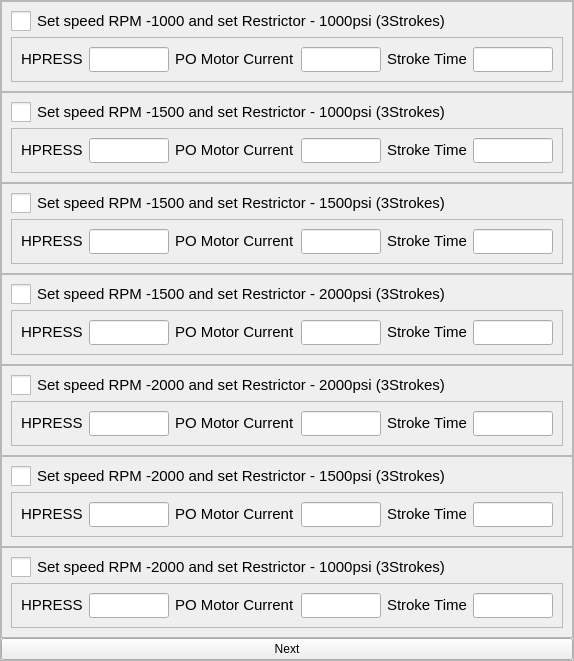
    <widget class="QFrame" name="frame_27">
     <property name="frameShape">
      <enum>QFrame::Shape::StyledPanel</enum>
     </property>
     <property name="frameShadow">
      <enum>QFrame::Shadow::Raised</enum>
     </property>
     <layout class="QVBoxLayout" name="verticalLayout_14">
      <property name="spacing">
       <number>0</number>
      </property>
      <property name="leftMargin">
       <number>0</number>
      </property>
      <property name="topMargin">
       <number>0</number>
      </property>
      <property name="rightMargin">
       <number>0</number>
      </property>
      <property name="bottomMargin">
       <number>0</number>
      </property>
      <item>
       <widget class="QFrame" name="frame_9">
        <property name="frameShape">
         <enum>QFrame::Shape::StyledPanel</enum>
        </property>
        <property name="frameShadow">
         <enum>QFrame::Shadow::Raised</enum>
        </property>
        <layout class="QVBoxLayout" name="verticalLayout_7">
         <item>
          <widget class="QCheckBox" name="checkBox_6">
           <property name="enabled">
            <bool>true</bool>
           </property>
           <property name="styleSheet">
            <string notr="true">QCheckBox {
    font-size: 15px; /* Larger text */
}
QCheckBox::indicator {
    width: 20px; /* Larger checkbox square */
    height: 20px; /* Larger checkbox square */
}</string>
           </property>
           <property name="text">
            <string>Set speed RPM -1000 and set Restrictor - 1000psi (3Strokes)</string>
           </property>
          </widget>
         </item>
         <item>
          <widget class="QFrame" name="frame_15">
           <property name="frameShape">
            <enum>QFrame::Shape::StyledPanel</enum>
           </property>
           <property name="frameShadow">
            <enum>QFrame::Shadow::Raised</enum>
           </property>
           <layout class="QHBoxLayout" name="horizontalLayout_11">
            <item>
             <widget class="QLabel" name="label_19">
              <property name="text">
               <string>&lt;html&gt;&lt;head/&gt;&lt;body&gt;&lt;p&gt;&lt;span style=&quot; font-size:11pt;&quot;&gt;HPRESS&lt;/span&gt;&lt;/p&gt;&lt;/body&gt;&lt;/html&gt;</string>
              </property>
             </widget>
            </item>
            <item>
             <widget class="QLineEdit" name="lineEdit_13">
              <property name="minimumSize">
               <size>
                <width>80</width>
                <height>25</height>
               </size>
              </property>
              <property name="maximumSize">
               <size>
                <width>80</width>
                <height>25</height>
               </size>
              </property>
             </widget>
            </item>
            <item>
             <widget class="QLabel" name="label_20">
              <property name="text">
               <string>&lt;html&gt;&lt;head/&gt;&lt;body&gt;&lt;p&gt;&lt;span style=&quot; font-size:11pt;&quot;&gt;PO Motor Current&lt;/span&gt;&lt;/p&gt;&lt;/body&gt;&lt;/html&gt;</string>
              </property>
             </widget>
            </item>
            <item>
             <widget class="QLineEdit" name="lineEdit_14">
              <property name="minimumSize">
               <size>
                <width>80</width>
                <height>25</height>
               </size>
              </property>
              <property name="maximumSize">
               <size>
                <width>80</width>
                <height>25</height>
               </size>
              </property>
             </widget>
            </item>
            <item>
             <widget class="QLabel" name="label_21">
              <property name="text">
               <string>&lt;html&gt;&lt;head/&gt;&lt;body&gt;&lt;p&gt;&lt;span style=&quot; font-size:11pt;&quot;&gt;Stroke Time&lt;/span&gt;&lt;/p&gt;&lt;/body&gt;&lt;/html&gt;</string>
              </property>
             </widget>
            </item>
            <item>
             <widget class="QLineEdit" name="lineEdit_15">
              <property name="minimumSize">
               <size>
                <width>80</width>
                <height>25</height>
               </size>
              </property>
              <property name="maximumSize">
               <size>
                <width>80</width>
                <height>25</height>
               </size>
              </property>
             </widget>
            </item>
           </layout>
          </widget>
         </item>
        </layout>
       </widget>
      </item>
      <item>
       <widget class="QFrame" name="frame_10">
        <property name="frameShape">
         <enum>QFrame::Shape::StyledPanel</enum>
        </property>
        <property name="frameShadow">
         <enum>QFrame::Shadow::Raised</enum>
        </property>
        <layout class="QVBoxLayout" name="verticalLayout_8">
         <item>
          <widget class="QCheckBox" name="checkBox_7">
           <property name="enabled">
            <bool>true</bool>
           </property>
           <property name="styleSheet">
            <string notr="true">QCheckBox {
    font-size: 15px; /* Larger text */
}
QCheckBox::indicator {
    width: 20px; /* Larger checkbox square */
    height: 20px; /* Larger checkbox square */
}</string>
           </property>
           <property name="text">
            <string>Set speed RPM -1500 and set Restrictor - 1000psi (3Strokes)</string>
           </property>
          </widget>
         </item>
         <item>
          <widget class="QFrame" name="frame_16">
           <property name="frameShape">
            <enum>QFrame::Shape::StyledPanel</enum>
           </property>
           <property name="frameShadow">
            <enum>QFrame::Shadow::Raised</enum>
           </property>
           <layout class="QHBoxLayout" name="horizontalLayout_12">
            <item>
             <widget class="QLabel" name="label_22">
              <property name="text">
               <string>&lt;html&gt;&lt;head/&gt;&lt;body&gt;&lt;p&gt;&lt;span style=&quot; font-size:11pt;&quot;&gt;HPRESS&lt;/span&gt;&lt;/p&gt;&lt;/body&gt;&lt;/html&gt;</string>
              </property>
             </widget>
            </item>
            <item>
             <widget class="QLineEdit" name="lineEdit_16">
              <property name="minimumSize">
               <size>
                <width>80</width>
                <height>25</height>
               </size>
              </property>
              <property name="maximumSize">
               <size>
                <width>80</width>
                <height>25</height>
               </size>
              </property>
             </widget>
            </item>
            <item>
             <widget class="QLabel" name="label_23">
              <property name="text">
               <string>&lt;html&gt;&lt;head/&gt;&lt;body&gt;&lt;p&gt;&lt;span style=&quot; font-size:11pt;&quot;&gt;PO Motor Current&lt;/span&gt;&lt;/p&gt;&lt;/body&gt;&lt;/html&gt;</string>
              </property>
             </widget>
            </item>
            <item>
             <widget class="QLineEdit" name="lineEdit_17">
              <property name="minimumSize">
               <size>
                <width>80</width>
                <height>25</height>
               </size>
              </property>
              <property name="maximumSize">
               <size>
                <width>80</width>
                <height>25</height>
               </size>
              </property>
             </widget>
            </item>
            <item>
             <widget class="QLabel" name="label_24">
              <property name="text">
               <string>&lt;html&gt;&lt;head/&gt;&lt;body&gt;&lt;p&gt;&lt;span style=&quot; font-size:11pt;&quot;&gt;Stroke Time&lt;/span&gt;&lt;/p&gt;&lt;/body&gt;&lt;/html&gt;</string>
              </property>
             </widget>
            </item>
            <item>
             <widget class="QLineEdit" name="lineEdit_18">
              <property name="minimumSize">
               <size>
                <width>80</width>
                <height>25</height>
               </size>
              </property>
              <property name="maximumSize">
               <size>
                <width>80</width>
                <height>25</height>
               </size>
              </property>
             </widget>
            </item>
           </layout>
          </widget>
         </item>
        </layout>
       </widget>
      </item>
      <item>
       <widget class="QFrame" name="frame_17">
        <property name="frameShape">
         <enum>QFrame::Shape::StyledPanel</enum>
        </property>
        <property name="frameShadow">
         <enum>QFrame::Shadow::Raised</enum>
        </property>
        <layout class="QVBoxLayout" name="verticalLayout_9">
         <item>
          <widget class="QCheckBox" name="checkBox_8">
           <property name="enabled">
            <bool>true</bool>
           </property>
           <property name="styleSheet">
            <string notr="true">QCheckBox {
    font-size: 15px; /* Larger text */
}
QCheckBox::indicator {
    width: 20px; /* Larger checkbox square */
    height: 20px; /* Larger checkbox square */
}</string>
           </property>
           <property name="text">
            <string>Set speed RPM -1500 and set Restrictor - 1500psi (3Strokes)</string>
           </property>
          </widget>
         </item>
         <item>
          <widget class="QFrame" name="frame_18">
           <property name="frameShape">
            <enum>QFrame::Shape::StyledPanel</enum>
           </property>
           <property name="frameShadow">
            <enum>QFrame::Shadow::Raised</enum>
           </property>
           <layout class="QHBoxLayout" name="horizontalLayout_13">
            <item>
             <widget class="QLabel" name="label_25">
              <property name="text">
               <string>&lt;html&gt;&lt;head/&gt;&lt;body&gt;&lt;p&gt;&lt;span style=&quot; font-size:11pt;&quot;&gt;HPRESS&lt;/span&gt;&lt;/p&gt;&lt;/body&gt;&lt;/html&gt;</string>
              </property>
             </widget>
            </item>
            <item>
             <widget class="QLineEdit" name="lineEdit_19">
              <property name="minimumSize">
               <size>
                <width>80</width>
                <height>25</height>
               </size>
              </property>
              <property name="maximumSize">
               <size>
                <width>80</width>
                <height>25</height>
               </size>
              </property>
             </widget>
            </item>
            <item>
             <widget class="QLabel" name="label_26">
              <property name="text">
               <string>&lt;html&gt;&lt;head/&gt;&lt;body&gt;&lt;p&gt;&lt;span style=&quot; font-size:11pt;&quot;&gt;PO Motor Current&lt;/span&gt;&lt;/p&gt;&lt;/body&gt;&lt;/html&gt;</string>
              </property>
             </widget>
            </item>
            <item>
             <widget class="QLineEdit" name="lineEdit_20">
              <property name="minimumSize">
               <size>
                <width>80</width>
                <height>25</height>
               </size>
              </property>
              <property name="maximumSize">
               <size>
                <width>80</width>
                <height>25</height>
               </size>
              </property>
             </widget>
            </item>
            <item>
             <widget class="QLabel" name="label_27">
              <property name="text">
               <string>&lt;html&gt;&lt;head/&gt;&lt;body&gt;&lt;p&gt;&lt;span style=&quot; font-size:11pt;&quot;&gt;Stroke Time&lt;/span&gt;&lt;/p&gt;&lt;/body&gt;&lt;/html&gt;</string>
              </property>
             </widget>
            </item>
            <item>
             <widget class="QLineEdit" name="lineEdit_21">
              <property name="minimumSize">
               <size>
                <width>80</width>
                <height>25</height>
               </size>
              </property>
              <property name="maximumSize">
               <size>
                <width>80</width>
                <height>25</height>
               </size>
              </property>
             </widget>
            </item>
           </layout>
          </widget>
         </item>
        </layout>
       </widget>
      </item>
      <item>
       <widget class="QFrame" name="frame_19">
        <property name="frameShape">
         <enum>QFrame::Shape::StyledPanel</enum>
        </property>
        <property name="frameShadow">
         <enum>QFrame::Shadow::Raised</enum>
        </property>
        <layout class="QVBoxLayout" name="verticalLayout_10">
         <item>
          <widget class="QCheckBox" name="checkBox_9">
           <property name="enabled">
            <bool>true</bool>
           </property>
           <property name="styleSheet">
            <string notr="true">QCheckBox {
    font-size: 15px; /* Larger text */
}
QCheckBox::indicator {
    width: 20px; /* Larger checkbox square */
    height: 20px; /* Larger checkbox square */
}</string>
           </property>
           <property name="text">
            <string>Set speed RPM -1500 and set Restrictor - 2000psi (3Strokes)</string>
           </property>
          </widget>
         </item>
         <item>
          <widget class="QFrame" name="frame_20">
           <property name="frameShape">
            <enum>QFrame::Shape::StyledPanel</enum>
           </property>
           <property name="frameShadow">
            <enum>QFrame::Shadow::Raised</enum>
           </property>
           <layout class="QHBoxLayout" name="horizontalLayout_14">
            <item>
             <widget class="QLabel" name="label_28">
              <property name="text">
               <string>&lt;html&gt;&lt;head/&gt;&lt;body&gt;&lt;p&gt;&lt;span style=&quot; font-size:11pt;&quot;&gt;HPRESS&lt;/span&gt;&lt;/p&gt;&lt;/body&gt;&lt;/html&gt;</string>
              </property>
             </widget>
            </item>
            <item>
             <widget class="QLineEdit" name="lineEdit_22">
              <property name="minimumSize">
               <size>
                <width>80</width>
                <height>25</height>
               </size>
              </property>
              <property name="maximumSize">
               <size>
                <width>80</width>
                <height>25</height>
               </size>
              </property>
             </widget>
            </item>
            <item>
             <widget class="QLabel" name="label_29">
              <property name="text">
               <string>&lt;html&gt;&lt;head/&gt;&lt;body&gt;&lt;p&gt;&lt;span style=&quot; font-size:11pt;&quot;&gt;PO Motor Current&lt;/span&gt;&lt;/p&gt;&lt;/body&gt;&lt;/html&gt;</string>
              </property>
             </widget>
            </item>
            <item>
             <widget class="QLineEdit" name="lineEdit_23">
              <property name="minimumSize">
               <size>
                <width>80</width>
                <height>25</height>
               </size>
              </property>
              <property name="maximumSize">
               <size>
                <width>80</width>
                <height>25</height>
               </size>
              </property>
             </widget>
            </item>
            <item>
             <widget class="QLabel" name="label_30">
              <property name="text">
               <string>&lt;html&gt;&lt;head/&gt;&lt;body&gt;&lt;p&gt;&lt;span style=&quot; font-size:11pt;&quot;&gt;Stroke Time&lt;/span&gt;&lt;/p&gt;&lt;/body&gt;&lt;/html&gt;</string>
              </property>
             </widget>
            </item>
            <item>
             <widget class="QLineEdit" name="lineEdit_24">
              <property name="minimumSize">
               <size>
                <width>80</width>
                <height>25</height>
               </size>
              </property>
              <property name="maximumSize">
               <size>
                <width>80</width>
                <height>25</height>
               </size>
              </property>
             </widget>
            </item>
           </layout>
          </widget>
         </item>
        </layout>
       </widget>
      </item>
      <item>
       <widget class="QFrame" name="frame_21">
        <property name="frameShape">
         <enum>QFrame::Shape::StyledPanel</enum>
        </property>
        <property name="frameShadow">
         <enum>QFrame::Shadow::Raised</enum>
        </property>
        <layout class="QVBoxLayout" name="verticalLayout_11">
         <item>
          <widget class="QCheckBox" name="checkBox_10">
           <property name="enabled">
            <bool>true</bool>
           </property>
           <property name="styleSheet">
            <string notr="true">QCheckBox {
    font-size: 15px; /* Larger text */
}
QCheckBox::indicator {
    width: 20px; /* Larger checkbox square */
    height: 20px; /* Larger checkbox square */
}</string>
           </property>
           <property name="text">
            <string>Set speed RPM -2000 and set Restrictor - 2000psi (3Strokes)</string>
           </property>
          </widget>
         </item>
         <item>
          <widget class="QFrame" name="frame_22">
           <property name="frameShape">
            <enum>QFrame::Shape::StyledPanel</enum>
           </property>
           <property name="frameShadow">
            <enum>QFrame::Shadow::Raised</enum>
           </property>
           <layout class="QHBoxLayout" name="horizontalLayout_15">
            <item>
             <widget class="QLabel" name="label_31">
              <property name="text">
               <string>&lt;html&gt;&lt;head/&gt;&lt;body&gt;&lt;p&gt;&lt;span style=&quot; font-size:11pt;&quot;&gt;HPRESS&lt;/span&gt;&lt;/p&gt;&lt;/body&gt;&lt;/html&gt;</string>
              </property>
             </widget>
            </item>
            <item>
             <widget class="QLineEdit" name="lineEdit_25">
              <property name="minimumSize">
               <size>
                <width>80</width>
                <height>25</height>
               </size>
              </property>
              <property name="maximumSize">
               <size>
                <width>80</width>
                <height>25</height>
               </size>
              </property>
             </widget>
            </item>
            <item>
             <widget class="QLabel" name="label_32">
              <property name="text">
               <string>&lt;html&gt;&lt;head/&gt;&lt;body&gt;&lt;p&gt;&lt;span style=&quot; font-size:11pt;&quot;&gt;PO Motor Current&lt;/span&gt;&lt;/p&gt;&lt;/body&gt;&lt;/html&gt;</string>
              </property>
             </widget>
            </item>
            <item>
             <widget class="QLineEdit" name="lineEdit_26">
              <property name="minimumSize">
               <size>
                <width>80</width>
                <height>25</height>
               </size>
              </property>
              <property name="maximumSize">
               <size>
                <width>80</width>
                <height>25</height>
               </size>
              </property>
             </widget>
            </item>
            <item>
             <widget class="QLabel" name="label_33">
              <property name="text">
               <string>&lt;html&gt;&lt;head/&gt;&lt;body&gt;&lt;p&gt;&lt;span style=&quot; font-size:11pt;&quot;&gt;Stroke Time&lt;/span&gt;&lt;/p&gt;&lt;/body&gt;&lt;/html&gt;</string>
              </property>
             </widget>
            </item>
            <item>
             <widget class="QLineEdit" name="lineEdit_27">
              <property name="minimumSize">
               <size>
                <width>80</width>
                <height>25</height>
               </size>
              </property>
              <property name="maximumSize">
               <size>
                <width>80</width>
                <height>25</height>
               </size>
              </property>
             </widget>
            </item>
           </layout>
          </widget>
         </item>
        </layout>
       </widget>
      </item>
      <item>
       <widget class="QFrame" name="frame_23">
        <property name="frameShape">
         <enum>QFrame::Shape::StyledPanel</enum>
        </property>
        <property name="frameShadow">
         <enum>QFrame::Shadow::Raised</enum>
        </property>
        <layout class="QVBoxLayout" name="verticalLayout_12">
         <item>
          <widget class="QCheckBox" name="checkBox_11">
           <property name="enabled">
            <bool>true</bool>
           </property>
           <property name="styleSheet">
            <string notr="true">QCheckBox {
    font-size: 15px; /* Larger text */
}
QCheckBox::indicator {
    width: 20px; /* Larger checkbox square */
    height: 20px; /* Larger checkbox square */
}</string>
           </property>
           <property name="text">
            <string>Set speed RPM -2000 and set Restrictor - 1500psi (3Strokes)</string>
           </property>
          </widget>
         </item>
         <item>
          <widget class="QFrame" name="frame_24">
           <property name="frameShape">
            <enum>QFrame::Shape::StyledPanel</enum>
           </property>
           <property name="frameShadow">
            <enum>QFrame::Shadow::Raised</enum>
           </property>
           <layout class="QHBoxLayout" name="horizontalLayout_16">
            <item>
             <widget class="QLabel" name="label_34">
              <property name="text">
               <string>&lt;html&gt;&lt;head/&gt;&lt;body&gt;&lt;p&gt;&lt;span style=&quot; font-size:11pt;&quot;&gt;HPRESS&lt;/span&gt;&lt;/p&gt;&lt;/body&gt;&lt;/html&gt;</string>
              </property>
             </widget>
            </item>
            <item>
             <widget class="QLineEdit" name="lineEdit_28">
              <property name="minimumSize">
               <size>
                <width>80</width>
                <height>25</height>
               </size>
              </property>
              <property name="maximumSize">
               <size>
                <width>80</width>
                <height>25</height>
               </size>
              </property>
             </widget>
            </item>
            <item>
             <widget class="QLabel" name="label_35">
              <property name="text">
               <string>&lt;html&gt;&lt;head/&gt;&lt;body&gt;&lt;p&gt;&lt;span style=&quot; font-size:11pt;&quot;&gt;PO Motor Current&lt;/span&gt;&lt;/p&gt;&lt;/body&gt;&lt;/html&gt;</string>
              </property>
             </widget>
            </item>
            <item>
             <widget class="QLineEdit" name="lineEdit_29">
              <property name="minimumSize">
               <size>
                <width>80</width>
                <height>25</height>
               </size>
              </property>
              <property name="maximumSize">
               <size>
                <width>80</width>
                <height>25</height>
               </size>
              </property>
             </widget>
            </item>
            <item>
             <widget class="QLabel" name="label_36">
              <property name="text">
               <string>&lt;html&gt;&lt;head/&gt;&lt;body&gt;&lt;p&gt;&lt;span style=&quot; font-size:11pt;&quot;&gt;Stroke Time&lt;/span&gt;&lt;/p&gt;&lt;/body&gt;&lt;/html&gt;</string>
              </property>
             </widget>
            </item>
            <item>
             <widget class="QLineEdit" name="lineEdit_30">
              <property name="minimumSize">
               <size>
                <width>80</width>
                <height>25</height>
               </size>
              </property>
              <property name="maximumSize">
               <size>
                <width>80</width>
                <height>25</height>
               </size>
              </property>
             </widget>
            </item>
           </layout>
          </widget>
         </item>
        </layout>
       </widget>
      </item>
      <item>
       <widget class="QFrame" name="frame_25">
        <property name="frameShape">
         <enum>QFrame::Shape::StyledPanel</enum>
        </property>
        <property name="frameShadow">
         <enum>QFrame::Shadow::Raised</enum>
        </property>
        <layout class="QVBoxLayout" name="verticalLayout_13">
         <item>
          <widget class="QCheckBox" name="checkBox_12">
           <property name="enabled">
            <bool>true</bool>
           </property>
           <property name="styleSheet">
            <string notr="true">QCheckBox {
    font-size: 15px; /* Larger text */
}
QCheckBox::indicator {
    width: 20px; /* Larger checkbox square */
    height: 20px; /* Larger checkbox square */
}</string>
           </property>
           <property name="text">
            <string>Set speed RPM -2000 and set Restrictor - 1000psi (3Strokes)</string>
           </property>
          </widget>
         </item>
         <item>
          <widget class="QFrame" name="frame_26">
           <property name="frameShape">
            <enum>QFrame::Shape::StyledPanel</enum>
           </property>
           <property name="frameShadow">
            <enum>QFrame::Shadow::Raised</enum>
           </property>
           <layout class="QHBoxLayout" name="horizontalLayout_17">
            <item>
             <widget class="QLabel" name="label_37">
              <property name="text">
               <string>&lt;html&gt;&lt;head/&gt;&lt;body&gt;&lt;p&gt;&lt;span style=&quot; font-size:11pt;&quot;&gt;HPRESS&lt;/span&gt;&lt;/p&gt;&lt;/body&gt;&lt;/html&gt;</string>
              </property>
             </widget>
            </item>
            <item>
             <widget class="QLineEdit" name="lineEdit_31">
              <property name="minimumSize">
               <size>
                <width>80</width>
                <height>25</height>
               </size>
              </property>
              <property name="maximumSize">
               <size>
                <width>80</width>
                <height>25</height>
               </size>
              </property>
             </widget>
            </item>
            <item>
             <widget class="QLabel" name="label_38">
              <property name="text">
               <string>&lt;html&gt;&lt;head/&gt;&lt;body&gt;&lt;p&gt;&lt;span style=&quot; font-size:11pt;&quot;&gt;PO Motor Current&lt;/span&gt;&lt;/p&gt;&lt;/body&gt;&lt;/html&gt;</string>
              </property>
             </widget>
            </item>
            <item>
             <widget class="QLineEdit" name="lineEdit_32">
              <property name="minimumSize">
               <size>
                <width>80</width>
                <height>25</height>
               </size>
              </property>
              <property name="maximumSize">
               <size>
                <width>80</width>
                <height>25</height>
               </size>
              </property>
             </widget>
            </item>
            <item>
             <widget class="QLabel" name="label_39">
              <property name="text">
               <string>&lt;html&gt;&lt;head/&gt;&lt;body&gt;&lt;p&gt;&lt;span style=&quot; font-size:11pt;&quot;&gt;Stroke Time&lt;/span&gt;&lt;/p&gt;&lt;/body&gt;&lt;/html&gt;</string>
              </property>
             </widget>
            </item>
            <item>
             <widget class="QLineEdit" name="lineEdit_33">
              <property name="minimumSize">
               <size>
                <width>80</width>
                <height>25</height>
               </size>
              </property>
              <property name="maximumSize">
               <size>
                <width>80</width>
                <height>25</height>
               </size>
              </property>
             </widget>
            </item>
           </layout>
          </widget>
         </item>
        </layout>
       </widget>
      </item>
      <item>
       <widget class="QPushButton" name="pushButton">
        <property name="text">
         <string>Next</string>
        </property>
       </widget>
      </item>
     </layout>
    </widget>
